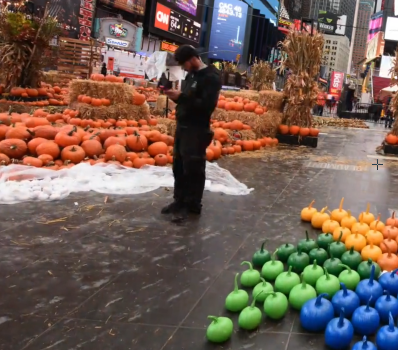
#> input picture Project 2/images/t1_1.png, 398 x 350 px
$ python t1.py
#> lines starting #> are read from the running program, lines starting #| are printed output that depends on the picture
#Only add your code inside the function (including newly improted packages)
# You can design a new function and call the new function in the given functions.
# Not following the project guidelines will result in a 10% reduction in grades

import cv2
import numpy as np
import matplotlib.pyplot as plt

def SIFTFeatureDetection(img):
    sift = cv2.xfeatures2d.SIFT_create()
    kps, features = sift.detectAndCompute(img, None)
    features = features / np.linalg.norm(features)
    kps = cv2.KeyPoint_convert(kps)
    return kps, features

def CrossCorrelationMatching(features1, features2, T): # Gave best results

    X = []
    Y = []
    M = len(features1)
    N = len(features2)
    distance = np.zeros((1, M))
    min_distance = np.zeros((1, N))

    n_matches = 0

    for i in range(1, N):
        for j in range(1, M):
            diff = features2[i][:] - features1[j][:]
            distance[0][j] = np.linalg.norm(diff)
        min_index = np.argsort(distance[0])
        distance[0] = np.sort(distance[0])
        min_distance[0][i] = distance[0][1]
        if distance[0][1] < T * distance[0][2]:
            n_matches = n_matches + 1
            X.append(i)
            Y.append(min_index[1])

    return X, Y


# [35 lines of commented-out code are left out]

def WarpStitching(img1, img2, M):

    width1, height1 = img1.shape[:2]
    width2, height2 = img2.shape[:2]

    X = np.float32([[0, 0], [0, width1], [height1, width1], [height1, 0]]).reshape(-1,1,2)
    Y = np.float32([[0, 0], [0, width2], [height2, width2], [height2, 0]]).reshape(-1,1,2)
    Y = cv2.perspectiveTransform(Y, M)

    Z = np.concatenate((X, Y), axis = 0)
    minZ = Z.min(axis = 0).flatten()
    maxZ = Z.max(axis = 0).flatten()
    [minrow, mincol] = np.int32(minZ - 0.5)
    [maxrow, maxcol] = np.int32(maxZ + 0.5)

    warped = cv2.warpPerspective(img2, M,(maxrow - minrow, maxcol - mincol), dst = img1.copy(), flags = cv2.INTER_NEAREST, borderMode = cv2.BORDER_TRANSPARENT)

    return warped

def Replace(img, final):
    M = img.shape[0]
    N = img.shape[1]
    for i in range(0, M-1):
        for j in range(0, N-1):
            final_pixel = np.sum(final[i][j])
            img_pixel = np.sum(img1[i][j])
            if final_pixel < img_pixel:
                final[i][j] = img1[i][j]

    return final


def stitch_background(img1, img2, savepath=''):
    "The output image should be saved in the savepath."
    "Do NOT modify the code provided."

    kps1, features1 = SIFTFeatureDetection(img1)
    kps2, features2 = SIFTFeatureDetection(img2)
    X, Y = CrossCorrelationMatching(features1, features2, T = 0.5)

    match_list1 = kps2[X]
    match_list2 = kps1[Y]

    H, _ = cv2.findHomography(np.array(match_list1), np.array(match_list2), cv2.RANSAC, 5.0)

    final = WarpStitching(img1, img2, H)
    final = Replace(img1, final)

    cv2.imwrite(savepath, final)

    return final

if __name__ == "__main__":
    img1 = cv2.imread('./images/t1_1.png')
#> img1 is the input picture: shape (350, 398, 3); mean B, G, R 83.2, 93.9, 113.9
    img2 = cv2.imread('./images/t1_2.png')
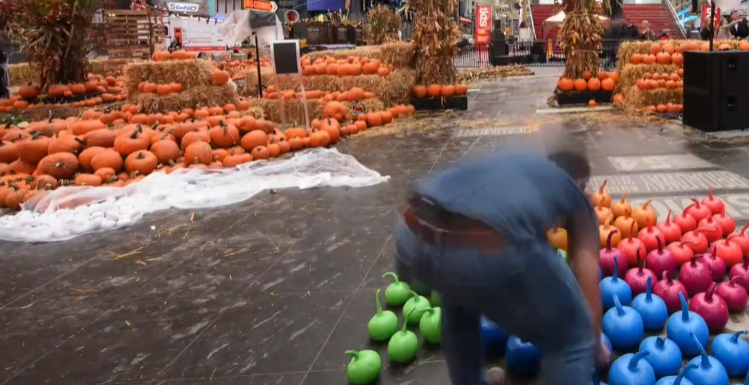
#> input picture Project 2/images/t1_2.png, 749 x 385 px
#> img2 is the input picture: shape (385, 749, 3); mean B, G, R 85, 91.1, 117.7
    savepath = 'task1.png'
    stitch_background(img1, img2, savepath=savepath)
#> in SIFTFeatureDetection, `kps, features = sift.detectAndCompute(img, None)`: kps = 1790 keypoints; strongest (x, y, size): (178, 27, 1.9), (162, 17, 10.5), (179, 74, 9.3), (377, 62, 5.8)
#> in SIFTFeatureDetection, `kps = cv2.KeyPoint_convert(kps)`: kps = 1790 pairs, first value 2.96 to 395, second value 2.56 to 346.4
#> in stitch_background, `kps1, features1 = SIFTFeatureDetection(img1)`: kps1 has the same summary as kps in SIFTFeatureDetection
#> in SIFTFeatureDetection (call 2), `kps, features = sift.detectAndCompute(img, None)`: kps = 3069 keypoints; strongest (x, y, size): (321, 18, 4.7), (560, 17, 7.5), (736, 26, 2.2), (715, 19, 1.8)
#> in stitch_background, `kps2, features2 = SIFTFeatureDetection(img2)`: kps2 = 3069 pairs, first value 2.4 to 746.2, second value 2.34 to 382.1
#> in CrossCorrelationMatching, `M = len(features1)`: M = 1790
#> in CrossCorrelationMatching, `N = len(features2)`: N = 3069
#> after the loop in CrossCorrelationMatching, `for i in range(1, N):`: X = 89 values from 236 to 2175; Y = 89 values, max 1744 at index 88, min 28 at index 0, mean 539.6; n_matches = 89
#> in stitch_background, `X, Y = CrossCorrelationMatching(features1, features2, T = 0.5)`: X = 89 values from 236 to 2175
#> in stitch_background, `match_list1 = kps2[X]`: match_list1 = 89 pairs, first value 54.07 to 558.3, second value 35.68 to 342.4
#> in stitch_background, `match_list2 = kps1[Y]`: match_list2 = 89 pairs, first value 7.49 to 385.7, second value 86.99 to 312.6
#> in stitch_background, `H, _ = cv2.findHomography(np.array(match_list1), np.array(match_list2)..`: H = [[0.736, -0.0858, -16.92], [0.102, 0.745, 18.7], [6.14e-06, -3.04e-06, 1]]
#> in WarpStitching, `Y = cv2.perspectiveTransform(Y, M)`: Y = [[-16.92, 18.7], [-50.02, 305.7], [499.7, 380.8], [532, 94.99]]
#> in WarpStitching, `Z = np.concatenate((X, Y), axis = 0)`: Z = [[0, 0], [0, 350], [398, 350], [398, 0], [-16.92, 18.7], [-50.02, 305.7], [499.7, 380.8], [532, 94.99]]
#> in WarpStitching, `minZ = Z.min(axis = 0).flatten()`: minZ = [-50.02, 0]
#> in WarpStitching, `maxZ = Z.max(axis = 0).flatten()`: maxZ = [532, 380.8]
#> in WarpStitching, `[minrow, mincol] = np.int32(minZ - 0.5)`: minrow = -50; mincol = 0
#> in WarpStitching, `[maxrow, maxcol] = np.int32(maxZ + 0.5)`: maxrow = 532; maxcol = 381
#> in WarpStitching, `warped = cv2.warpPerspective(img2, M,(maxrow - minrow, maxcol - mincol..`:
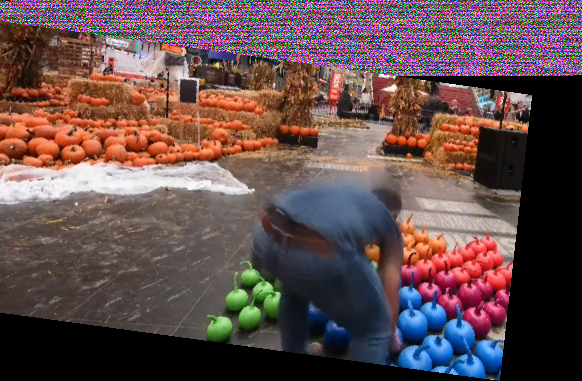
#> warped: shape (381, 582, 3); mean B, G, R 74.8, 78.6, 96.5
#> after the loop in Replace, `for i in range(0, M-1):`:
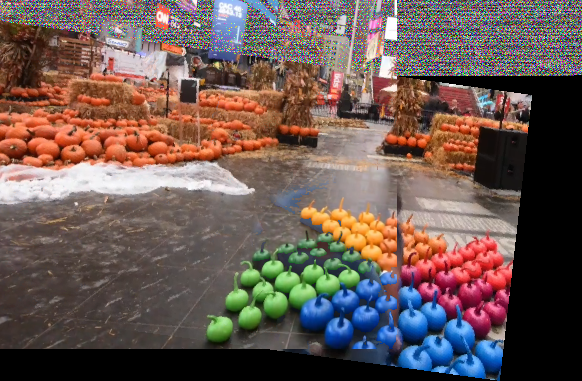
#> final: shape (381, 582, 3); mean B, G, R 83, 88.7, 107
